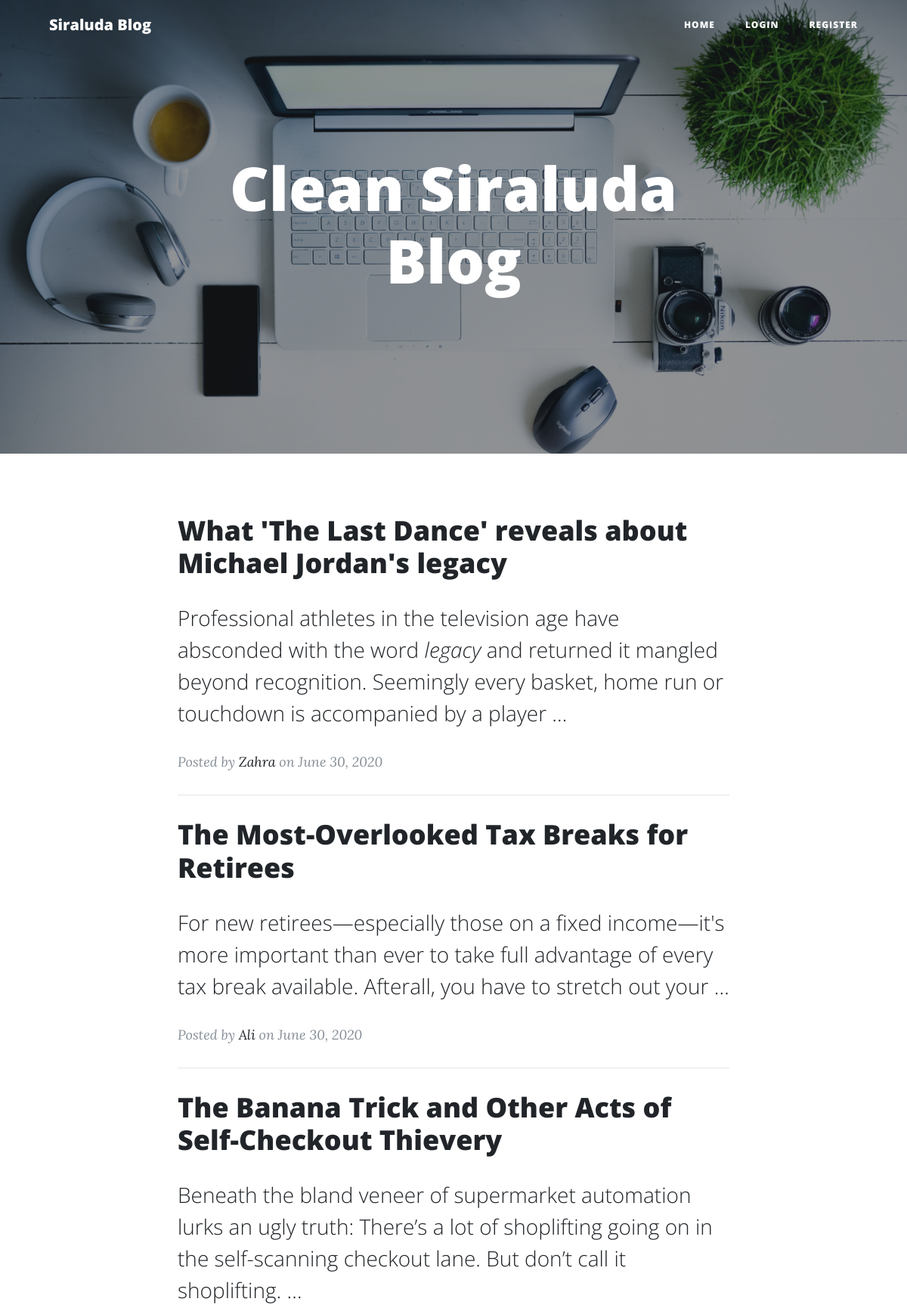
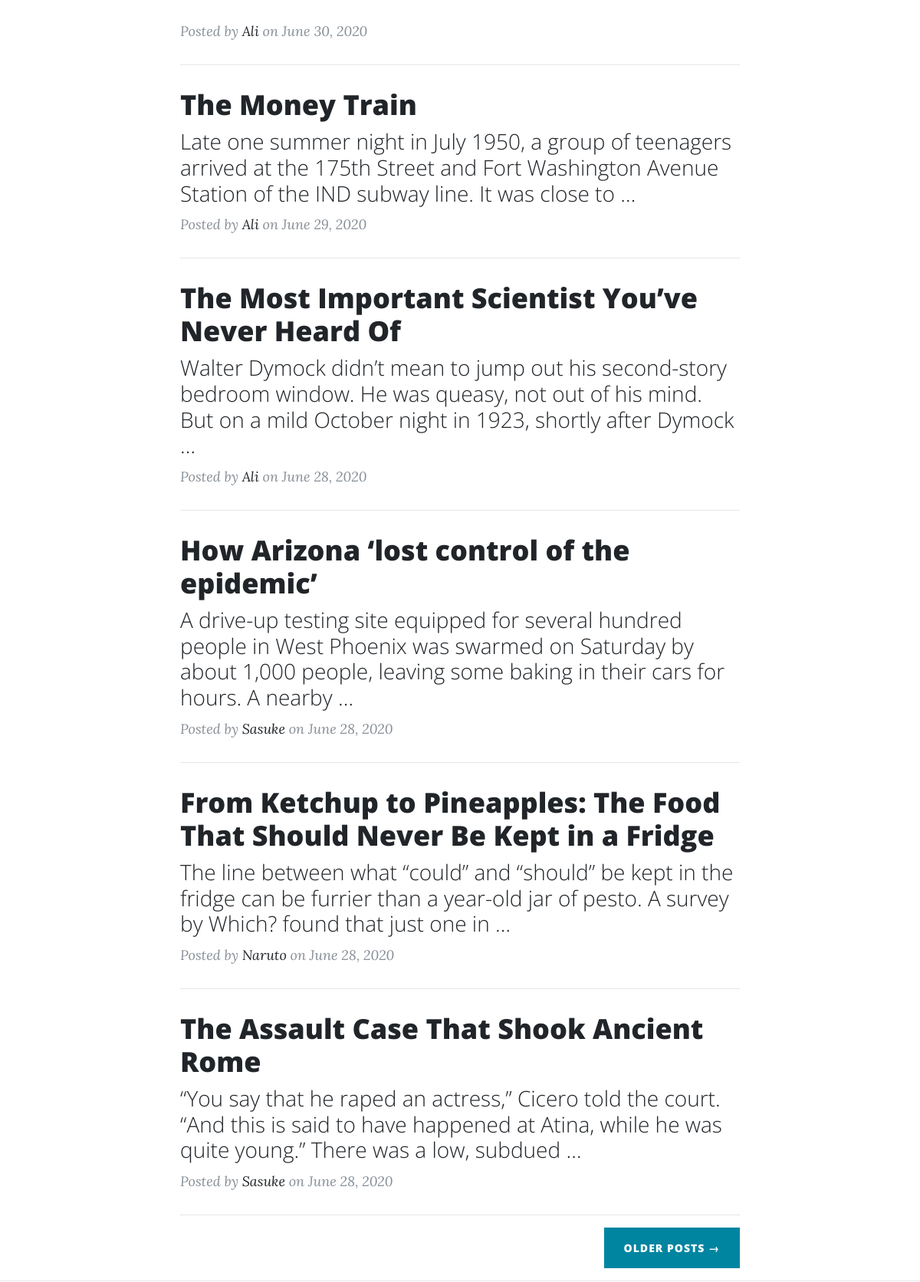
The page / (upper part) on the database its author committed (2 pictures, top to bottom).
### myblog/models.py (models this page shows, shortened)
class Post(models.Model):
    title = models.CharField(max_length=200)
    body = SummernoteTextField()
    image = models.ImageField(default='default.jpg', upload_to='blog_pics')
    date_published = models.DateTimeField(auto_now_add=True)
    author = models.ForeignKey(User, on_delete=models.CASCADE)

### myblog/views.py (the view)
# urls.py: path('', views.HomePageView.as_view(), name='home'),
class HomePageView(ListView):
    template_name = 'myblog/index.html'
    context_object_name = 'post_list'
    def get_queryset(self):
        return Post.objects.filter(date_published__lte=timezone.now()).order_by('-date_published')[:10]

### myblog/templates/myblog/index.html
{% extends 'myblog/base.html' %}
{% block content %}
  <header class="masthead" style="background-image: url('../../static/myblog/img/home.jpg')">
    <div class="overlay"></div>
    <div class="container">
      <div class="row">
        <div class="col-lg-8 col-md-10 mx-auto">
          <div class="site-heading">
            <h1>Clean Siraluda Blog</h1>
          </div>
        </div>
      </div>
    </div>
  </header>
  <div class="container">
    <div class="row">
      <div class="col-lg-8 col-md-10 mx-auto">
        {% if post_list %}
        {% for post_item in post_list %}
        <div class="post-preview">
          <a href="{% url 'blog:post-view' post_item.id %}">
            <h2 class="post-title">
              {{ post_item.title|safe }}
            </h2>
            <h3 class="post-subtitle">
              {{ post_item.body|truncatewords:30|safe }}
            </h3>
          </a>
          <p class="post-meta">Posted by
            <a href="{% url 'blog:author-posts-view' post_item.author.username %}">{{ post_item.author.first_name }}</a>
            on {{ post_item.date_published|date:'F d, Y'}}</p>
        </div>
        <hr>
        {% endfor %}
        {% endif %}
        <div class="clearfix">
          <a class="btn btn-primary float-right" href="#">Older Posts &rarr;</a>
        </div>
      </div>
    </div>
  </div>
  {% endblock content %}

### rows shown on the page
Post: title "What 'The Last Dance' reveals about Michael Jordan's legacy", body "Professional athletes in the television age have absconded with the word legacy and returned it mangled beyond recognition. Seemingly every basket, home run or touchdown is accompanied by a player …", author.first_name "Zahra", date_published "June 30, 2020"
Post: title "The Most-Overlooked Tax Breaks for Retirees", body "For new retirees—especially those on a fixed income—it's more important than ever to take full advantage of every tax break available. Afterall, you have to stretch out your …", author.first_name "Ali", date_published "June 30, 2020"
Post: title "The Banana Trick and Other Acts of Self-Checkout Thievery", body "B eneath the bland veneer of supermarket automation lurks an ugly truth: There’s a lot of shoplifting going on in the self-scanning checkout lane. But don’t call it shoplifting. …", author.first_name "Ali", date_published "June 30, 2020"
Post: title "The Money Train", body "Late one summer night in July 1950, a group of teenagers arrived at the 175th Street and Fort Washington Avenue Station of the IND subway line. It was close to …", author.first_name "Ali", date_published "June 29, 2020"
Post: title "The Most Important Scientist You’ve Never Heard Of", body "Walter Dymock didn’t mean to jump out his second-story bedroom window. He was queasy, not out of his mind. But on a mild October night in 1923, shortly after Dymock …", author.first_name "Ali", date_published "June 28, 2020"
Post: title "How Arizona ‘lost control of the epidemic’", body "A drive-up testing site equipped for several hundred people in West Phoenix was swarmed on Saturday by about 1,000 people, leaving some baking in their cars for hours. A nearby …", author.first_name "Sasuke", date_published "June 28, 2020"
Post: title "From Ketchup to Pineapples: The Food That Should Never Be Kept in a Fridge", body "The line between what “could” and “should” be kept in the fridge can be furrier than a year-old jar of pesto. A survey by Which? found that just one in …", author.first_name "Naruto", date_published "June 28, 2020"
Post: title "The Assault Case That Shook Ancient Rome", body "“You say that he raped an actress,” Cicero told the court. “And this is said to have happened at Atina, while he was quite young.” There was a low, subdued …", author.first_name "Sasuke", date_published "June 28, 2020"
